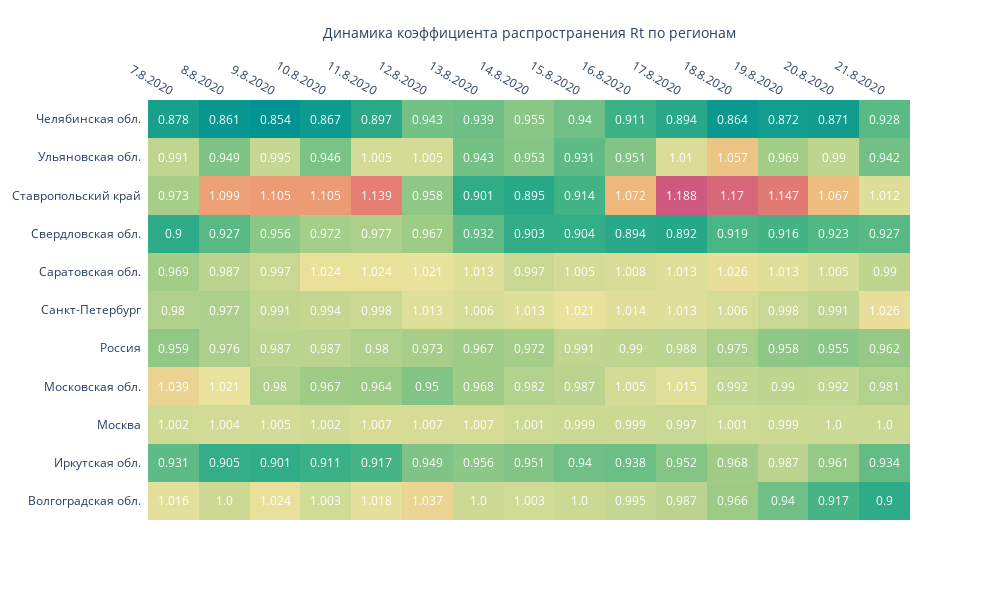

This figure's notebook cell:
### Code cell
fig = ff.create_annotated_heatmap(d, x=x2, y=y, annotation_text=d,hoverinfo='z',
                                  colorscale='Temps')

fig.update_layout(
                  
                  
                  width = 990, height = 600,    
    
                  xaxis_title='Динамика коэффициента распространения Rt по регионам',
               #   yaxis_title = 'Регион '
)

fig.show()

### Figure 1 — Plotly figure (JSON) as saved in the notebook; plotly's stock layout.template omitted (floating-point values rounded to 4 significant figures; data arrays with more than 128 entries replaced by an {"elided": "..."} marker saying what was removed)
{"data": [{"colorscale": [[0, "rgb(0, 147, 146)"], [0.1667, "rgb(57, 177, 133)"], [0.3333, "rgb(156, 203, 134)"], [0.5, "rgb(233, 226, 156)"], [0.6667, "rgb(238, 180, 121)"], [0.8333, "rgb(232, 132, 113)"], [1, "rgb(207, 89, 126)"]], "hoverinfo": "z", "reversescale": false, "showscale": false, "type": "heatmap", "x": ["7.8.2020", "8.8.2020", "9.8.2020", "10.8.2020", "11.8.2020", "12.8.2020", "13.8.2020", "14.8.2020", "15.8.2020", "16.8.2020", "17.8.2020", "18.8.2020", "19.8.2020", "20.8.2020", "21.8.2020"], "y": ["Волгоградская обл.", "Иркутская обл.", "Москва", "Московская обл.", "Россия", "Санкт-Петербург", "Саратовская обл.", "Свердловская обл.", "Ставропольский край", "Ульяновская обл.", "Челябинская обл."], "z": {"elided": "11x15 float values"}}], "layout": {"annotations": [{"font": {"color": "#FFFFFF"}, "showarrow": false, "text": "1.016", "x": "7.8.2020", "xref": "x", "y": "Волгоградская обл.", "yref": "y"}, {"font": {"color": "#FFFFFF"}, "showarrow": false, "text": "1.0", "x": "8.8.2020", "xref": "x", "y": "Волгоградская обл.", "yref": "y"}, {"font": {"color": "#FFFFFF"}, "showarrow": false, "text": "1.024", "x": "9.8.2020", "xref": "x", "y": "Волгоградская обл.", "yref": "y"}, {"font": {"color": "#FFFFFF"}, "showarrow": false, "text": "1.003", "x": "10.8.2020", "xref": "x", "y": "Волгоградская обл.", "yref": "y"}, {"font": {"color": "#FFFFFF"}, "showarrow": false, "text": "1.018", "x": "11.8.2020", "xref": "x", "y": "Волгоградская обл.", "yref": "y"}, {"font": {"color": "#FFFFFF"}, "showarrow": false, "text": "1.037", "x": "12.8.2020", "xref": "x", "y": "Волгоградская обл.", "yref": "y"}, {"font": {"color": "#FFFFFF"}, "showarrow": false, "text": "1.0", "x": "13.8.2020", "xref": "x", "y": "Волгоградская обл.", "yref": "y"}, {"font": {"color": "#FFFFFF"}, "showarrow": false, "text": "1.003", "x": "14.8.2020", "xref": "x", "y": "Волгоградская обл.", "yref": "y"}, {"font": {"color": "#FFFFFF"}, "showarrow": false, "text": "1.0", "x": "15.8.2020", "xref": "x", "y": "Волгоградская обл.", "yref": "y"}, {"font": {"color": "#FFFFFF"}, "showarrow": false, "text": "0.995", "x": "16.8.2020", "xref": "x", "y": "Волгоградская обл.", "yref": "y"}, {"font": {"color": "#FFFFFF"}, "showarrow": false, "text": "0.987", "x": "17.8.2020", "xref": "x", "y": "Волгоградская обл.", "yref": "y"}, {"font": {"color": "#FFFFFF"}, "showarrow": false, "text": "0.966", "x": "18.8.2020", "xref": "x", "y": "Волгоградская обл.", "yref": "y"}, {"font": {"color": "#FFFFFF"}, "showarrow": false, "text": "0.94", "x": "19.8.2020", "xref": "x", "y": "Волгоградская обл.", "yref": "y"}, {"font": {"color": "#FFFFFF"}, "showarrow": false, "text": "0.917", "x": "20.8.2020", "xref": "x", "y": "Волгоградская обл.", "yref": "y"}, {"font": {"color": "#FFFFFF"}, "showarrow": false, "text": "0.9", "x": "21.8.2020", "xref": "x", "y": "Волгоградская обл.", "yref": "y"}, {"font": {"color": "#FFFFFF"}, "showarrow": false, "text": "0.931", "x": "7.8.2020", "xref": "x", "y": "Иркутская обл.", "yref": "y"}, {"font": {"color": "#FFFFFF"}, "showarrow": false, "text": "0.905", "x": "8.8.2020", "xref": "x", "y": "Иркутская обл.", "yref": "y"}, {"font": {"color": "#FFFFFF"}, "showarrow": false, "text": "0.901", "x": "9.8.2020", "xref": "x", "y": "Иркутская обл.", "yref": "y"}, {"font": {"color": "#FFFFFF"}, "showarrow": false, "text": "0.911", "x": "10.8.2020", "xref": "x", "y": "Иркутская обл.", "yref": "y"}, {"font": {"color": "#FFFFFF"}, "showarrow": false, "text": "0.917", "x": "11.8.2020", "xref": "x", "y": "Иркутская обл.", "yref": "y"}, {"font": {"color": "#FFFFFF"}, "showarrow": false, "text": "0.949", "x": "12.8.2020", "xref": "x", "y": "Иркутская обл.", "yref": "y"}, {"font": {"color": "#FFFFFF"}, "showarrow": false, "text": "0.956", "x": "13.8.2020", "xref": "x", "y": "Иркутская обл.", "yref": "y"}, {"font": {"color": "#FFFFFF"}, "showarrow": false, "text": "0.951", "x": "14.8.2020", "xref": "x", "y": "Иркутская обл.", "yref": "y"}, {"font": {"color": "#FFFFFF"}, "showarrow": false, "text": "0.94", "x": "15.8.2020", "xref": "x", "y": "Иркутская обл.", "yref": "y"}, {"font": {"color": "#FFFFFF"}, "showarrow": false, "text": "0.938", "x": "16.8.2020", "xref": "x", "y": "Иркутская обл.", "yref": "y"}, {"font": {"color": "#FFFFFF"}, "showarrow": false, "text": "0.952", "x": "17.8.2020", "xref": "x", "y": "Иркутская обл.", "yref": "y"}, {"font": {"color": "#FFFFFF"}, "showarrow": false, "text": "0.968", "x": "18.8.2020", "xref": "x", "y": "Иркутская обл.", "yref": "y"}, {"font": {"color": "#FFFFFF"}, "showarrow": false, "text": "0.987", "x": "19.8.2020", "xref": "x", "y": "Иркутская обл.", "yref": "y"}, {"font": {"color": "#FFFFFF"}, "showarrow": false, "text": "0.961", "x": "20.8.2020", "xref": "x", "y": "Иркутская обл.", "yref": "y"}, {"font": {"color": "#FFFFFF"}, "showarrow": false, "text": "0.934", "x": "21.8.2020", "xref": "x", "y": "Иркутская обл.", "yref": "y"}, {"font": {"color": "#FFFFFF"}, "showarrow": false, "text": "1.002", "x": "7.8.2020", "xref": "x", "y": "Москва", "yref": "y"}, {"font": {"color": "#FFFFFF"}, "showarrow": false, "text": "1.004", "x": "8.8.2020", "xref": "x", "y": "Москва", "yref": "y"}, {"font": {"color": "#FFFFFF"}, "showarrow": false, "text": "1.005", "x": "9.8.2020", "xref": "x", "y": "Москва", "yref": "y"}, {"font": {"color": "#FFFFFF"}, "showarrow": false, "text": "1.002", "x": "10.8.2020", "xref": "x", "y": "Москва", "yref": "y"}, {"font": {"color": "#FFFFFF"}, "showarrow": false, "text": "1.007", "x": "11.8.2020", "xref": "x", "y": "Москва", "yref": "y"}, {"font": {"color": "#FFFFFF"}, "showarrow": false, "text": "1.007", "x": "12.8.2020", "xref": "x", "y": "Москва", "yref": "y"}, {"font": {"color": "#FFFFFF"}, "showarrow": false, "text": "1.007", "x": "13.8.2020", "xref": "x", "y": "Москва", "yref": "y"}, {"font": {"color": "#FFFFFF"}, "showarrow": false, "text": "1.001", "x": "14.8.2020", "xref": "x", "y": "Москва", "yref": "y"}, {"font": {"color": "#FFFFFF"}, "showarrow": false, "text": "0.999", "x": "15.8.2020", "xref": "x", "y": "Москва", "yref": "y"}, {"font": {"color": "#FFFFFF"}, "showarrow": false, "text": "0.999", "x": "16.8.2020", "xref": "x", "y": "Москва", "yref": "y"}, {"font": {"color": "#FFFFFF"}, "showarrow": false, "text": "0.997", "x": "17.8.2020", "xref": "x", "y": "Москва", "yref": "y"}, {"font": {"color": "#FFFFFF"}, "showarrow": false, "text": "1.001", "x": "18.8.2020", "xref": "x", "y": "Москва", "yref": "y"}, {"font": {"color": "#FFFFFF"}, "showarrow": false, "text": "0.999", "x": "19.8.2020", "xref": "x", "y": "Москва", "yref": "y"}, {"font": {"color": "#FFFFFF"}, "showarrow": false, "text": "1.0", "x": "20.8.2020", "xref": "x", "y": "Москва", "yref": "y"}, {"font": {"color": "#FFFFFF"}, "showarrow": false, "text": "1.0", "x": "21.8.2020", "xref": "x", "y": "Москва", "yref": "y"}, {"font": {"color": "#FFFFFF"}, "showarrow": false, "text": "1.039", "x": "7.8.2020", "xref": "x", "y": "Московская обл.", "yref": "y"}, {"font": {"color": "#FFFFFF"}, "showarrow": false, "text": "1.021", "x": "8.8.2020", "xref": "x", "y": "Московская обл.", "yref": "y"}, {"font": {"color": "#FFFFFF"}, "showarrow": false, "text": "0.98", "x": "9.8.2020", "xref": "x", "y": "Московская обл.", "yref": "y"}, {"font": {"color": "#FFFFFF"}, "showarrow": false, "text": "0.967", "x": "10.8.2020", "xref": "x", "y": "Московская обл.", "yref": "y"}, {"font": {"color": "#FFFFFF"}, "showarrow": false, "text": "0.964", "x": "11.8.2020", "xref": "x", "y": "Московская обл.", "yref": "y"}, {"font": {"color": "#FFFFFF"}, "showarrow": false, "text": "0.95", "x": "12.8.2020", "xref": "x", "y": "Московская обл.", "yref": "y"}, {"font": {"color": "#FFFFFF"}, "showarrow": false, "text": "0.968", "x": "13.8.2020", "xref": "x", "y": "Московская обл.", "yref": "y"}, {"font": {"color": "#FFFFFF"}, "showarrow": false, "text": "0.982", "x": "14.8.2020", "xref": "x", "y": "Московская обл.", "yref": "y"}, {"font": {"color": "#FFFFFF"}, "showarrow": false, "text": "0.987", "x": "15.8.2020", "xref": "x", "y": "Московская обл.", "yref": "y"}, {"font": {"color": "#FFFFFF"}, "showarrow": false, "text": "1.005", "x": "16.8.2020", "xref": "x", "y": "Московская обл.", "yref": "y"}, {"font": {"color": "#FFFFFF"}, "showarrow": false, "text": "1.015", "x": "17.8.2020", "xref": "x", "y": "Московская обл.", "yref": "y"}, {"font": {"color": "#FFFFFF"}, "showarrow": false, "text": "0.992", "x": "18.8.2020", "xref": "x", "y": "Московская обл.", "yref": "y"}, {"font": {"color": "#FFFFFF"}, "showarrow": false, "text": "0.99", "x": "19.8.2020", "xref": "x", "y": "Московская обл.", "yref": "y"}, {"font": {"color": "#FFFFFF"}, "showarrow": false, "text": "0.992", "x": "20.8.2020", "xref": "x", "y": "Московская обл.", "yref": "y"}, {"font": {"color": "#FFFFFF"}, "showarrow": false, "text": "0.981", "x": "21.8.2020", "xref": "x", "y": "Московская обл.", "yref": "y"}, {"font": {"color": "#FFFFFF"}, "showarrow": false, "text": "0.959", "x": "7.8.2020", "xref": "x", "y": "Россия", "yref": "y"}, {"font": {"color": "#FFFFFF"}, "showarrow": false, "text": "0.976", "x": "8.8.2020", "xref": "x", "y": "Россия", "yref": "y"}, {"font": {"color": "#FFFFFF"}, "showarrow": false, "text": "0.987", "x": "9.8.2020", "xref": "x", "y": "Россия", "yref": "y"}, {"font": {"color": "#FFFFFF"}, "showarrow": false, "text": "0.987", "x": "10.8.2020", "xref": "x", "y": "Россия", "yref": "y"}, {"font": {"color": "#FFFFFF"}, "showarrow": false, "text": "0.98", "x": "11.8.2020", "xref": "x", "y": "Россия", "yref": "y"}, {"font": {"color": "#FFFFFF"}, "showarrow": false, "text": "0.973", "x": "12.8.2020", "xref": "x", "y": "Россия", "yref": "y"}, {"font": {"color": "#FFFFFF"}, "showarrow": false, "text": "0.967", "x": "13.8.2020", "xref": "x", "y": "Россия", "yref": "y"}, {"font": {"color": "#FFFFFF"}, "showarrow": false, "text": "0.972", "x": "14.8.2020", "xref": "x", "y": "Россия", "yref": "y"}, {"font": {"color": "#FFFFFF"}, "showarrow": false, "text": "0.991", "x": "15.8.2020", "xref": "x", "y": "Россия", "yref": "y"}, {"font": {"color": "#FFFFFF"}, "showarrow": false, "text": "0.99", "x": "16.8.2020", "xref": "x", "y": "Россия", "yref": "y"}, {"font": {"color": "#FFFFFF"}, "showarrow": false, "text": "0.988", "x": "17.8.2020", "xref": "x", "y": "Россия", "yref": "y"}, {"font": {"color": "#FFFFFF"}, "showarrow": false, "text": "0.975", "x": "18.8.2020", "xref": "x", "y": "Россия", "yref": "y"}, {"font": {"color": "#FFFFFF"}, "showarrow": false, "text": "0.958", "x": "19.8.2020", "xref": "x", "y": "Россия", "yref": "y"}, {"font": {"color": "#FFFFFF"}, "showarrow": false, "text": "0.955", "x": "20.8.2020", "xref": "x", "y": "Россия", "yref": "y"}, {"font": {"color": "#FFFFFF"}, "showarrow": false, "text": "0.962", "x": "21.8.2020", "xref": "x", "y": "Россия", "yref": "y"}, {"font": {"color": "#FFFFFF"}, "showarrow": false, "text": "0.98", "x": "7.8.2020", "xref": "x", "y": "Санкт-Петербург", "yref": "y"}, {"font": {"color": "#FFFFFF"}, "showarrow": false, "text": "0.977", "x": "8.8.2020", "xref": "x", "y": "Санкт-Петербург", "yref": "y"}, {"font": {"color": "#FFFFFF"}, "showarrow": false, "text": "0.991", "x": "9.8.2020", "xref": "x", "y": "Санкт-Петербург", "yref": "y"}, {"font": {"color": "#FFFFFF"}, "showarrow": false, "text": "0.994", "x": "10.8.2020", "xref": "x", "y": "Санкт-Петербург", "yref": "y"}, {"font": {"color": "#FFFFFF"}, "showarrow": false, "text": "0.998", "x": "11.8.2020", "xref": "x", "y": "Санкт-Петербург", "yref": "y"}, {"font": {"color": "#FFFFFF"}, "showarrow": false, "text": "1.013", "x": "12.8.2020", "xref": "x", "y": "Санкт-Петербург", "yref": "y"}, {"font": {"color": "#FFFFFF"}, "showarrow": false, "text": "1.006", "x": "13.8.2020", "xref": "x", "y": "Санкт-Петербург", "yref": "y"}, {"font": {"color": "#FFFFFF"}, "showarrow": false, "text": "1.013", "x": "14.8.2020", "xref": "x", "y": "Санкт-Петербург", "yref": "y"}, {"font": {"color": "#FFFFFF"}, "showarrow": false, "text": "1.021", "x": "15.8.2020", "xref": "x", "y": "Санкт-Петербург", "yref": "y"}, {"font": {"color": "#FFFFFF"}, "showarrow": false, "text": "1.014", "x": "16.8.2020", "xref": "x", "y": "Санкт-Петербург", "yref": "y"}, {"font": {"color": "#FFFFFF"}, "showarrow": false, "text": "1.013", "x": "17.8.2020", "xref": "x", "y": "Санкт-Петербург", "yref": "y"}, {"font": {"color": "#FFFFFF"}, "showarrow": false, "text": "1.006", "x": "18.8.2020", "xref": "x", "y": "Санкт-Петербург", "yref": "y"}, {"font": {"color": "#FFFFFF"}, "showarrow": false, "text": "0.998", "x": "19.8.2020", "xref": "x", "y": "Санкт-Петербург", "yref": "y"}, {"font": {"color": "#FFFFFF"}, "showarrow": false, "text": "0.991", "x": "20.8.2020", "xref": "x", "y": "Санкт-Петербург", "yref": "y"}, {"font": {"color": "#FFFFFF"}, "showarrow": false, "text": "1.026", "x": "21.8.2020", "xref": "x", "y": "Санкт-Петербург", "yref": "y"}, {"font": {"color": "#FFFFFF"}, "showarrow": false, "text": "0.969", "x": "7.8.2020", "xref": "x", "y": "Саратовская обл.", "yref": "y"}, {"font": {"color": "#FFFFFF"}, "showarrow": false, "text": "0.987", "x": "8.8.2020", "xref": "x", "y": "Саратовская обл.", "yref": "y"}, {"font": {"color": "#FFFFFF"}, "showarrow": false, "text": "0.997", "x": "9.8.2020", "xref": "x", "y": "Саратовская обл.", "yref": "y"}, {"font": {"color": "#FFFFFF"}, "showarrow": false, "text": "1.024", "x": "10.8.2020", "xref": "x", "y": "Саратовская обл.", "yref": "y"}, {"font": {"color": "#FFFFFF"}, "showarrow": false, "text": "1.024", "x": "11.8.2020", "xref": "x", "y": "Саратовская обл.", "yref": "y"}, {"font": {"color": "#FFFFFF"}, "showarrow": false, "text": "1.021", "x": "12.8.2020", "xref": "x", "y": "Саратовская обл.", "yref": "y"}, {"font": {"color": "#FFFFFF"}, "showarrow": false, "text": "1.013", "x": "13.8.2020", "xref": "x", "y": "Саратовская обл.", "yref": "y"}, {"font": {"color": "#FFFFFF"}, "showarrow": false, "text": "0.997", "x": "14.8.2020", "xref": "x", "y": "Саратовская обл.", "yref": "y"}, {"font": {"color": "#FFFFFF"}, "showarrow": false, "text": "1.005", "x": "15.8.2020", "xref": "x", "y": "Саратовская обл.", "yref": "y"}, {"font": {"color": "#FFFFFF"}, "showarrow": false, "text": "1.008", "x": "16.8.2020", "xref": "x", "y": "Саратовская обл.", "yref": "y"}, {"font": {"color": "#FFFFFF"}, "showarrow": false, "text": "1.013", "x": "17.8.2020", "xref": "x", "y": "Саратовская обл.", "yref": "y"}, {"font": {"color": "#FFFFFF"}, "showarrow": false, "text": "1.026", "x": "18.8.2020", "xref": "x", "y": "Саратовская обл.", "yref": "y"}, {"font": {"color": "#FFFFFF"}, "showarrow": false, "text": "1.013", "x": "19.8.2020", "xref": "x", "y": "Саратовская обл.", "yref": "y"}, {"font": {"color": "#FFFFFF"}, "showarrow": false, "text": "1.005", "x": "20.8.2020", "xref": "x", "y": "Саратовская обл.", "yref": "y"}, {"font": {"color": "#FFFFFF"}, "showarrow": false, "text": "0.99", "x": "21.8.2020", "xref": "x", "y": "Саратовская обл.", "yref": "y"}, {"font": {"color": "#FFFFFF"}, "showarrow": false, "text": "0.9", "x": "7.8.2020", "xref": "x", "y": "Свердловская обл.", "yref": "y"}, {"font": {"color": "#FFFFFF"}, "showarrow": false, "text": "0.927", "x": "8.8.2020", "xref": "x", "y": "Свердловская обл.", "yref": "y"}, {"font": {"color": "#FFFFFF"}, "showarrow": false, "text": "0.956", "x": "9.8.2020", "xref": "x", "y": "Свердловская обл.", "yref": "y"}, {"font": {"color": "#FFFFFF"}, "showarrow": false, "text": "0.972", "x": "10.8.2020", "xref": "x", "y": "Свердловская обл.", "yref": "y"}, {"font": {"color": "#FFFFFF"}, "showarrow": false, "text": "0.977", "x": "11.8.2020", "xref": "x", "y": "Свердловская обл.", "yref": "y"}, {"font": {"color": "#FFFFFF"}, "showarrow": false, "text": "0.967", "x": "12.8.2020", "xref": "x", "y": "Свердловская обл.", "yref": "y"}, {"font": {"color": "#FFFFFF"}, "showarrow": false, "text": "0.932", "x": "13.8.2020", "xref": "x", "y": "Свердловская обл.", "yref": "y"}, {"font": {"color": "#FFFFFF"}, "showarrow": false, "text": "0.903", "x": "14.8.2020", "xref": "x", "y": "Свердловская обл.", "yref": "y"}, {"font": {"color": "#FFFFFF"}, "showarrow": false, "text": "0.904", "x": "15.8.2020", "xref": "x", "y": "Свердловская обл.", "yref": "y"}, {"font": {"color": "#FFFFFF"}, "showarrow": false, "text": "0.894", "x": "16.8.2020", "xref": "x", "y": "Свердловская обл.", "yref": "y"}, {"font": {"color": "#FFFFFF"}, "showarrow": false, "text": "0.892", "x": "17.8.2020", "xref": "x", "y": "Свердловская обл.", "yref": "y"}, {"font": {"color": "#FFFFFF"}, "showarrow": false, "text": "0.919", "x": "18.8.2020", "xref": "x", "y": "Свердловская обл.", "yref": "y"}, {"font": {"color": "#FFFFFF"}, "showarrow": false, "text": "0.916", "x": "19.8.2020", "xref": "x", "y": "Свердловская обл.", "yref": "y"}, {"font": {"color": "#FFFFFF"}, "showarrow": false, "text": "0.923", "x": "20.8.2020", "xref": "x", "y": "Свердловская обл.", "yref": "y"}, {"font": {"color": "#FFFFFF"}, "showarrow": false, "text": "0.927", "x": "21.8.2020", "xref": "x", "y": "Свердловская обл.", "yref": "y"}, {"font": {"color": "#FFFFFF"}, "showarrow": false, "text": "0.973", "x": "7.8.2020", "xref": "x", "y": "Ставропольский край", "yref": "y"}, {"font": {"color": "#FFFFFF"}, "showarrow": false, "text": "1.099", "x": "8.8.2020", "xref": "x", "y": "Ставропольский край", "yref": "y"}, {"font": {"color": "#FFFFFF"}, "showarrow": false, "text": "1.105", "x": "9.8.2020", "xref": "x", "y": "Ставропольский край", "yref": "y"}, {"font": {"color": "#FFFFFF"}, "showarrow": false, "text": "1.105", "x": "10.8.2020", "xref": "x", "y": "Ставропольский край", "yref": "y"}, {"font": {"color": "#FFFFFF"}, "showarrow": false, "text": "1.139", "x": "11.8.2020", "xref": "x", "y": "Ставропольский край", "yref": "y"}, {"font": {"color": "#FFFFFF"}, "showarrow": false, "text": "0.958", "x": "12.8.2020", "xref": "x", "y": "Ставропольский край", "yref": "y"}, {"font": {"color": "#FFFFFF"}, "showarrow": false, "text": "0.901", "x": "13.8.2020", "xref": "x", "y": "Ставропольский край", "yref": "y"}, {"font": {"color": "#FFFFFF"}, "showarrow": false, "text": "0.895", "x": "14.8.2020", "xref": "x", "y": "Ставропольский край", "yref": "y"}, {"font": {"color": "#FFFFFF"}, "showarrow": false, "text": "0.914", "x": "15.8.2020", "xref": "x", "y": "Ставропольский край", "yref": "y"}, {"font": {"color": "#FFFFFF"}, "showarrow": false, "text": "1.072", "x": "16.8.2020", "xref": "x", "y": "Ставропольский край", "yref": "y"}, {"font": {"color": "#FFFFFF"}, "showarrow": false, "text": "1.188", "x": "17.8.2020", "xref": "x", "y": "Ставропольский край", "yref": "y"}, {"font": {"color": "#FFFFFF"}, "showarrow": false, "text": "1.17", "x": "18.8.2020", "xref": "x", "y": "Ставропольский край", "yref": "y"}, {"font": {"color": "#FFFFFF"}, "showarrow": false, "text": "1.147", "x": "19.8.2020", "xref": "x", "y": "Ставропольский край", "yref": "y"}, {"font": {"color": "#FFFFFF"}, "showarrow": false, "text": "1.067", "x": "20.8.2020", "xref": "x", "y": "Ставропольский край", "yref": "y"}, {"font": {"color": "#FFFFFF"}, "showarrow": false, "text": "1.012", "x": "21.8.2020", "xref": "x", "y": "Ставропольский край", "yref": "y"}, {"font": {"color": "#FFFFFF"}, "showarrow": false, "text": "0.991", "x": "7.8.2020", "xref": "x", "y": "Ульяновская обл.", "yref": "y"}, {"font": {"color": "#FFFFFF"}, "showarrow": false, "text": "0.949", "x": "8.8.2020", "xref": "x", "y": "Ульяновская обл.", "yref": "y"}, {"font": {"color": "#FFFFFF"}, "showarrow": false, "text": "0.995", "x": "9.8.2020", "xref": "x", "y": "Ульяновская обл.", "yref": "y"}, {"font": {"color": "#FFFFFF"}, "showarrow": false, "text": "0.946", "x": "10.8.2020", "xref": "x", "y": "Ульяновская обл.", "yref": "y"}, {"font": {"color": "#FFFFFF"}, "showarrow": false, "text": "1.005", "x": "11.8.2020", "xref": "x", "y": "Ульяновская обл.", "yref": "y"}, {"font": {"color": "#FFFFFF"}, "showarrow": false, "text": "1.005", "x": "12.8.2020", "xref": "x", "y": "Ульяновская обл.", "yref": "y"}, {"font": {"color": "#FFFFFF"}, "showarrow": false, "text": "0.943", "x": "13.8.2020", "xref": "x", "y": "Ульяновская обл.", "yref": "y"}, {"font": {"color": "#FFFFFF"}, "showarrow": false, "text": "0.953", "x": "14.8.2020", "xref": "x", "y": "Ульяновская обл.", "yref": "y"}, {"font": {"color": "#FFFFFF"}, "showarrow": false, "text": "0.931", "x": "15.8.2020", "xref": "x", "y": "Ульяновская обл.", "yref": "y"}, {"font": {"color": "#FFFFFF"}, "showarrow": false, "text": "0.951", "x": "16.8.2020", "xref": "x", "y": "Ульяновская обл.", "yref": "y"}, {"font": {"color": "#FFFFFF"}, "showarrow": false, "text": "1.01", "x": "17.8.2020", "xref": "x", "y": "Ульяновская обл.", "yref": "y"}, {"font": {"color": "#FFFFFF"}, "showarrow": false, "text": "1.057", "x": "18.8.2020", "xref": "x", "y": "Ульяновская обл.", "yref": "y"}, {"font": {"color": "#FFFFFF"}, "showarrow": false, "text": "0.969", "x": "19.8.2020", "xref": "x", "y": "Ульяновская обл.", "yref": "y"}, {"font": {"color": "#FFFFFF"}, "showarrow": false, "text": "0.99", "x": "20.8.2020", "xref": "x", "y": "Ульяновская обл.", "yref": "y"}, {"font": {"color": "#FFFFFF"}, "showarrow": false, "text": "0.942", "x": "21.8.2020", "xref": "x", "y": "Ульяновская обл.", "yref": "y"}, {"font": {"color": "#FFFFFF"}, "showarrow": false, "text": "0.878", "x": "7.8.2020", "xref": "x", "y": "Челябинская обл.", "yref": "y"}, {"font": {"color": "#FFFFFF"}, "showarrow": false, "text": "0.861", "x": "8.8.2020", "xref": "x", "y": "Челябинская обл.", "yref": "y"}, {"font": {"color": "#FFFFFF"}, "showarrow": false, "text": "0.854", "x": "9.8.2020", "xref": "x", "y": "Челябинская обл.", "yref": "y"}, {"font": {"color": "#FFFFFF"}, "showarrow": false, "text": "0.867", "x": "10.8.2020", "xref": "x", "y": "Челябинская обл.", "yref": "y"}, {"font": {"color": "#FFFFFF"}, "showarrow": false, "text": "0.897", "x": "11.8.2020", "xref": "x", "y": "Челябинская обл.", "yref": "y"}, {"font": {"color": "#FFFFFF"}, "showarrow": false, "text": "0.943", "x": "12.8.2020", "xref": "x", "y": "Челябинская обл.", "yref": "y"}, {"font": {"color": "#FFFFFF"}, "showarrow": false, "text": "0.939", "x": "13.8.2020", "xref": "x", "y": "Челябинская обл.", "yref": "y"}, {"font": {"color": "#FFFFFF"}, "showarrow": false, "text": "0.955", "x": "14.8.2020", "xref": "x", "y": "Челябинская обл.", "yref": "y"}, {"font": {"color": "#FFFFFF"}, "showarrow": false, "text": "0.94", "x": "15.8.2020", "xref": "x", "y": "Челябинская обл.", "yref": "y"}, {"font": {"color": "#FFFFFF"}, "showarrow": false, "text": "0.911", "x": "16.8.2020", "xref": "x", "y": "Челябинская обл.", "yref": "y"}, {"font": {"color": "#FFFFFF"}, "showarrow": false, "text": "0.894", "x": "17.8.2020", "xref": "x", "y": "Челябинская обл.", "yref": "y"}, {"font": {"color": "#FFFFFF"}, "showarrow": false, "text": "0.864", "x": "18.8.2020", "xref": "x", "y": "Челябинская обл.", "yref": "y"}, {"font": {"color": "#FFFFFF"}, "showarrow": false, "text": "0.872", "x": "19.8.2020", "xref": "x", "y": "Челябинская обл.", "yref": "y"}, {"font": {"color": "#FFFFFF"}, "showarrow": false, "text": "0.871", "x": "20.8.2020", "xref": "x", "y": "Челябинская обл.", "yref": "y"}, {"font": {"color": "#FFFFFF"}, "showarrow": false, "text": "0.928", "x": "21.8.2020", "xref": "x", "y": "Челябинская обл.", "yref": "y"}], "height": 600, "width": 990, "xaxis": {"dtick": 1, "gridcolor": "rgb(0, 0, 0)", "side": "top", "ticks": "", "title": {"text": "Динамика коэффициента распространения Rt по регионам"}}, "yaxis": {"dtick": 1, "ticks": "", "ticksuffix": "  "}}}
